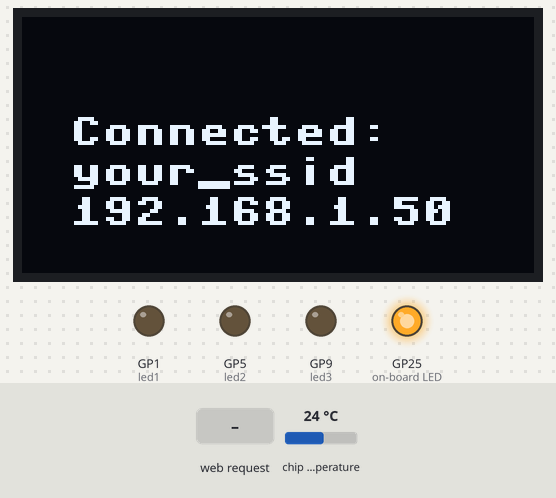
Bench run of a program on a simulated Raspberry Pi Pico running MicroPython. On the bench: 128×64 one-colour display, output pins drawn as LEDs (lit = HIGH). Inputs (shaded band) come from the test bench; at power-on: chip temperature 24 °C. WiFi joins after 1.5 s; what the program prints to the serial console is not drawn.

Above: at 3.3 s.
3.4 s: HTTP request GET /red_on? received
At 4.3 s:
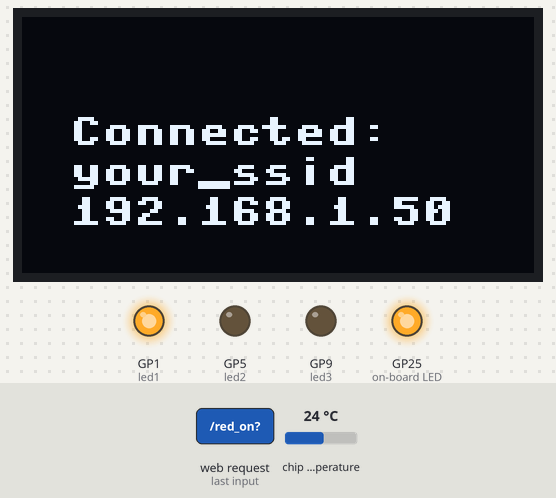
5.0 s: HTTP request GET /red_off? received
At 5.5 s:
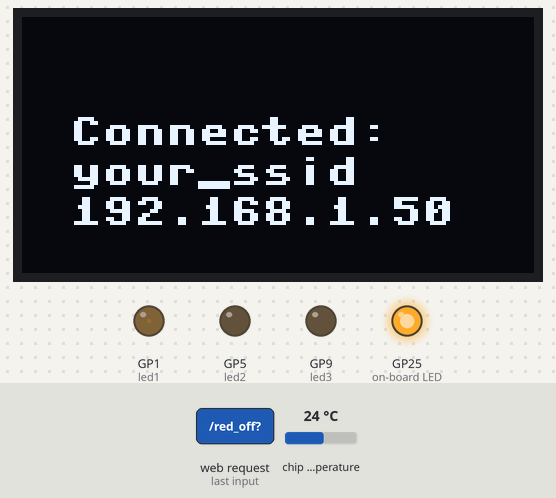
6.6 s: HTTP request GET /ylw_on? received
At 7.9 s:
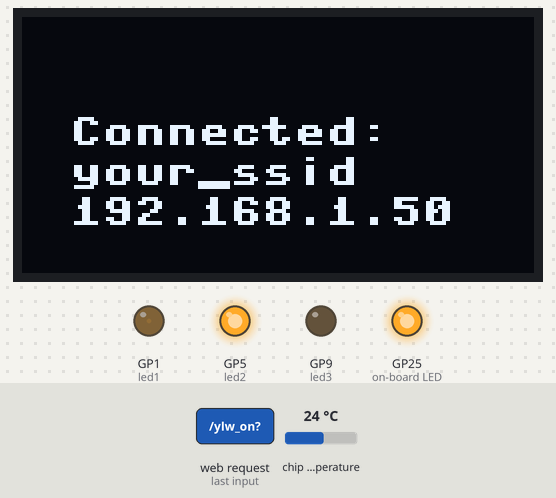
8.2 s: HTTP request GET /ylw_off? received
At 9.1 s:
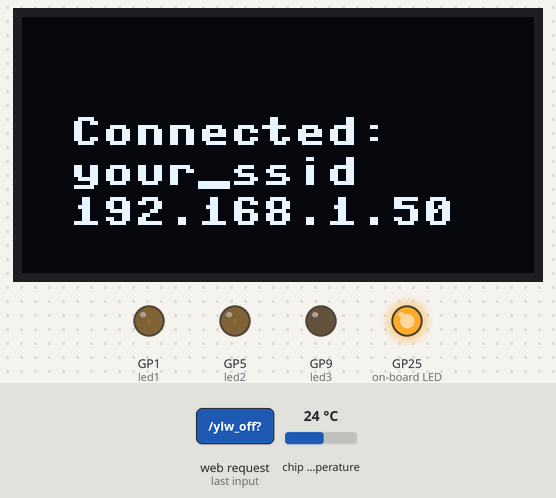
9.8 s: HTTP request GET /grn_on? received
At 10.3 s:
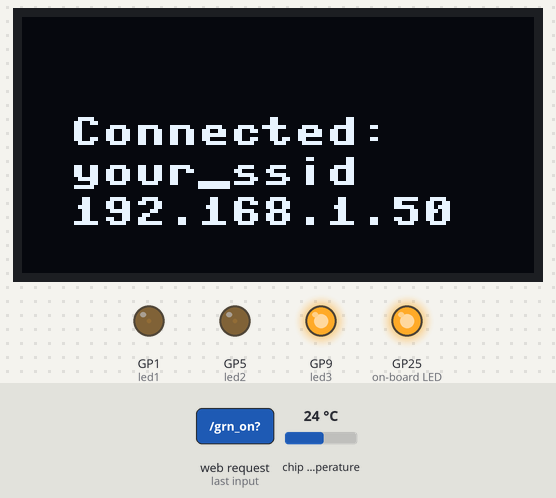
11.4 s: HTTP request GET /grn_off? received
At 12.8 s:
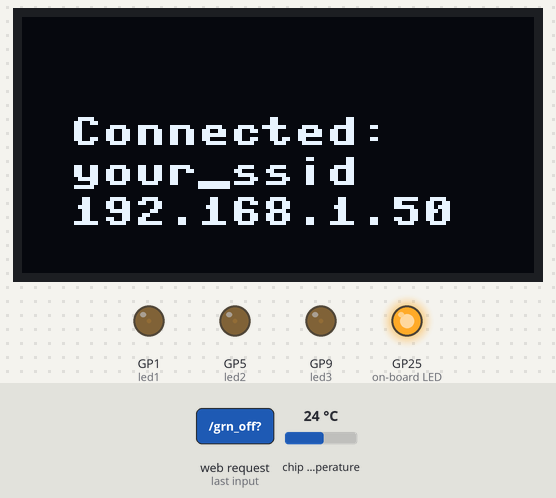
Timing chart, 0 to 14.0 s (numbered marks = the images above; inputs shaded):
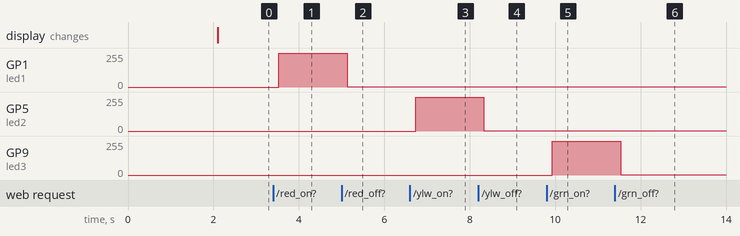

Measured:
- after the input at 3.4 s, GP1 (led1): 0/255 → 255/255 after 0.13 s
- after the input at 5.0 s, GP1 (led1): 255/255 → 1/255 after 0.13 s
- after the input at 6.6 s, GP5 (led2): 0/255 → 255/255 after 0.13 s
- after the input at 8.2 s, GP5 (led2): 255/255 → 1/255 after 0.13 s
- after the input at 9.8 s, GP9 (led3): 0/255 → 255/255 after 0.13 s
- after the input at 11.4 s, GP9 (led3): 255/255 → 1/255 after 0.13 s

The program:

oled3web.py
```python
import network
import socket
from time import sleep
from picozero import pico_temp_sensor, pico_led
from machine import Pin, PWM, I2C
import machine
import ssd1306

# Initialize OLED Display
led1 = PWM(Pin(1))
led2 = PWM(Pin(5))
led3 = PWM(Pin(9))
led1.freq(1000)
led2.freq(1000)
led3.freq(1000)
# Setup I2C
# Pin assignments may need to be adjusted depending on your specific wiring
i2c = I2C(1, scl=Pin(27), sda=Pin(26), freq=400000)

ssid = 'your_ssid'
password = 'your_password'

oled_width = 128
oled_height = 64
oled = ssd1306.SSD1306_I2C(oled_width, oled_height, i2c)

def connect():
    #Connect to WLAN
    wlan = network.WLAN(network.STA_IF)
    wlan.active(True)
    wlan.connect(ssid, password)
    while wlan.isconnected() == False:
        print('Waiting for connection...')
        # Clear the display
        oled.fill(0)
        # Display IP address
        oled.text('Try connection...', 12, 25)
        oled.show()
        sleep(1)
    ip = wlan.ifconfig()[0]
    print(f'Connected on {ip}')
    # Display IP address
    oled.fill(0)
    oled.text('Connected:', 12, 25)
    oled.text(f'{ssid}', 12, 35)
    oled.text(f'{ip}', 12, 45)
    oled.show()
    oled.fill(0)
    return ip

def open_socket(ip):
    # Open a socket
    address = (ip, 80)
    connection = socket.socket()
    connection.bind(address)
    connection.listen(1)
    return connection

def webpage(temperature, state):
    #Template HTML
    html = f"""
            <!DOCTYPE html>
            <html>
            <head>
                <link rel="stylesheet" type="text/css" href="/style.css">
            </head>
            <body>
            <h1>Select LED</h1>
            <table>
                <tr>
                    <th>Red</th>
                    <th>Yellow</th>
                    <th>Green</th>
                </tr>
                <tr>
                    <td>
                        <form action="./red_on">
                            <input type="submit" value="On" />
                        </form>
                    </td>
                    <td>
                        <form action="./ylw_on">
                            <input type="submit" value="On" />
                        </form>
                    </td>
                    <td>
                        <form action="./grn_on">
                            <input type="submit" value="On" />
                        </form>
                    </td>
                </tr>
                <tr>
                    <td>
                        <form action="./red_off">
                            <input type="submit" value="Off" />
                        </form>
                    </td>
                    <td>
                        <form action="./ylw_off">
                            <input type="submit" value="Off" />
                        </form>
                    </td>
                    <td>
                        <form action="./grn_off">
                            <input type="submit" value="Off" />
                        </form>
                    </td>
                </tr>
            </table>
            <p>Temperature : {temperature}°C<br>
            Status : {state}</p><br>
            <p>Irfan Handrian/V.1/2024<br>MYTVPT23MAK</p>
            </body>
            </html>

            """
    return str(html)

def serve(connection):
    #Start a web server
    state = 'active'
    pico_led.on()
    temperature = 0
    while True:
        client = connection.accept()[0]
        request = client.recv(1024)
        request = str(request)
        try:
            request = request.split()[1]
        except IndexError:
            pass
        if request == '/red_on?':
            for duty_cycle in range(0, 65535, 10):
                led1.duty_u16(duty_cycle)
        elif request =='/red_off?':
            for duty_cycle in range(65535, 0, -10):
                led1.duty_u16(duty_cycle)
        if request == '/ylw_on?':
            for duty_cycle in range(0, 65535, 10):
                led2.duty_u16(duty_cycle)
        elif request =='/ylw_off?':
            for duty_cycle in range(65535, 0, -10):
                led2.duty_u16(duty_cycle)
        if request == '/grn_on?':
            for duty_cycle in range(0, 65535, 10):
                led3.duty_u16(duty_cycle)
        elif request =='/grn_off?':
            for duty_cycle in range(65535, 0, -10):
                led3.duty_u16(duty_cycle)

        temperature = round((pico_temp_sensor.temp), 2) # type: ignore
        html = webpage(temperature, state)
        client.send(html)
        client.close()

try:
    ip = connect()
    connection = open_socket(ip)
    serve(connection)
    # Clear the display
    oled.fill(0)

    # Display IP address
    oled.text('Hello', ip, 12, 25)
    oled.show()
except KeyboardInterrupt:
    machine.reset()

    
```
